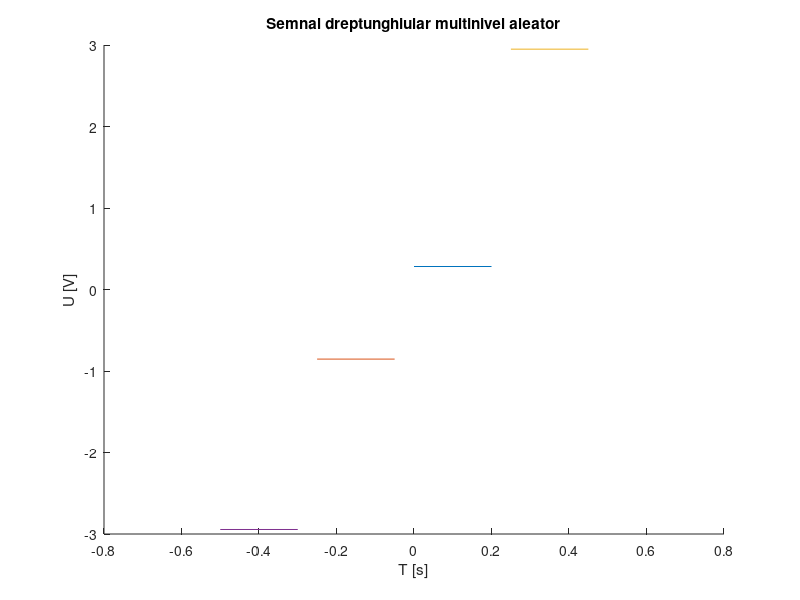

Reproduce this figure in MATLAB.
hold on; %aceasta functie asigura reprezentarea tuturor semnalelor componente pe aceeasi figura
%rezolutie temporara de 200ms
r1=rand(1);
r2=rand(1);
r3=rand(1);
r4=rand(1);
t=0:.2:0.25;
x1=r1*square(2*pi*4*t,100);%am ales factorul de umplere 100 pentru a pastra un nivel constant
x2=-r2*square(2*pi*4*t,100);
x3=3*r3*square(2*pi*4*t,100);
x4=-3*r4*square(2*pi*4*t,100);
plot(t,x1);
plot(t-0.25,x2);%am deplasat al doilea semnal pentru a-l pozitiona la stanga primului
plot(t+0.25,x3);
plot(t-0.5,x4);
xlabel('T [s]')
ylabel('U [V]')
title('Semnal dreptunghiular multinivel aleator')